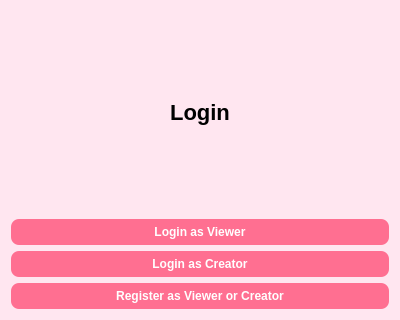
<?xml version="1.0" encoding="UTF-8"?>
<ui version="4.0">
 <class>LoginPage</class>
 <widget class="QWidget" name="LoginPage">
  <property name="geometry">
   <rect>
    <x>0</x>
    <y>0</y>
    <width>400</width>
    <height>320</height>
   </rect>
  </property>
  <property name="windowTitle">
   <string>VibeTube - Login Page</string>
  </property>
  <property name="styleSheet">
   <string notr="true">
QWidget {
    background-color: #FFE6F0;
}
QLabel#labelTitle {
    font-size: 22px;
    font-weight: bold;
    color: black;
}
QLineEdit {
    background-color: #FFFFFF;
    border: 2px solid #FFC1CC;
    border-radius: 6px;
    padding: 6px;
}
QPushButton {
    background-color: #FF6F91;
    color: white;
    font-weight: bold;
    border-radius: 8px;
    padding: 6px 12px;
}
QPushButton:hover {
    background-color: #FF9AA2;
}
   </string>
  </property>
  <layout class="QVBoxLayout" name="verticalLayout">
   <item>
    <widget class="QLabel" name="labelTitle">
     <property name="text">
      <string>Login</string>
     </property>
     <property name="alignment">
      <set>Qt::AlignCenter</set>
     </property>
    </widget>
   </item>
   <item>
    <widget class="QPushButton" name="loginviewer_btn">
     <property name="text">
      <string>Login as Viewer</string>
     </property>
    </widget>
   </item>
   <item>
    <widget class="QPushButton" name="logincreator_btn">
     <property name="text">
      <string>Login as Creator</string>
     </property>
    </widget>
   </item>
   <item>
    <widget class="QPushButton" name="regiser">
     <property name="text">
      <string>Register as Viewer or Creator</string>
     </property>
    </widget>
   </item>
  </layout>
 </widget>
 <resources/>
 <connections/>
</ui>
